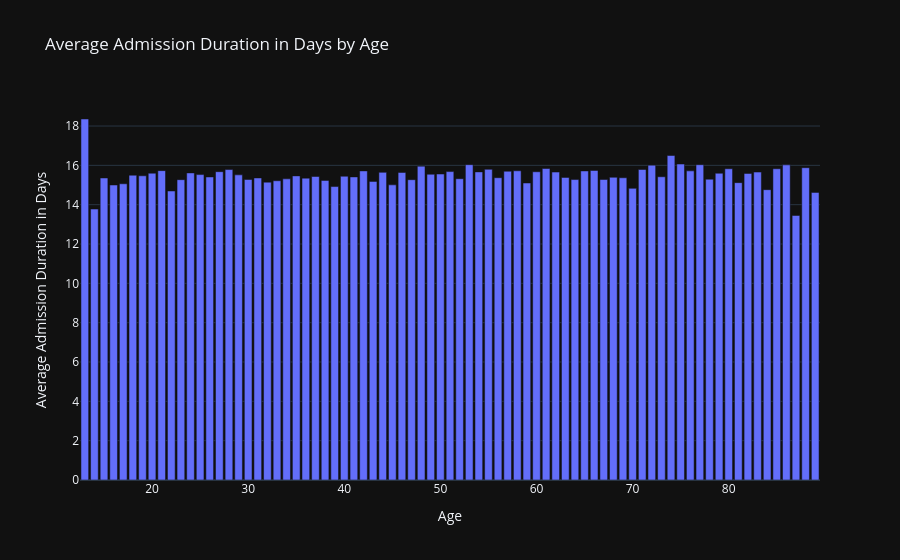

The code cell stored with this chart in its notebook:
### Code cell
data = hlth_df.groupby('Age')['Admission Duration Days'].mean().rename('Average Admission Duration in Days').reset_index()

fig = px.bar(data, x='Age', y='Average Admission Duration in Days', title="Average Admission Duration in Days by Age")

fig.show()

### Figure 1 — Plotly figure (JSON) as saved in the notebook; plotly's stock layout.template omitted (floating-point values rounded to 4 significant figures)
{"data": [{"hovertemplate": "Age=%{x}<br>Average Admission Duration in Days=%{y}<extra></extra>", "legendgroup": "", "marker": {"color": "#636efa", "pattern": {"shape": ""}}, "name": "", "orientation": "v", "showlegend": false, "textposition": "auto", "x": [13, 14, 15, 16, 17, 18, 19, 20, 21, 22, 23, 24, 25, 26, 27, 28, 29, 30, 31, 32, 33, 34, 35, 36, 37, 38, 39, 40, 41, 42, 43, 44, 45, 46, 47, 48, 49, 50, 51, 52, 53, 54, 55, 56, 57, 58, 59, 60, 61, 62, 63, 64, 65, 66, 67, 68, 69, 70, 71, 72, 73, 74, 75, 76, 77, 78, 79, 80, 81, 82, 83, 84, 85, 86, 87, 88, 89], "xaxis": "x", "y": [18.36, 13.78, 15.36, 15.0, 15.06, 15.5, 15.47, 15.6, 15.73, 14.7, 15.27, 15.62, 15.53, 15.41, 15.68, 15.79, 15.52, 15.28, 15.36, 15.15, 15.22, 15.31, 15.46, 15.35, 15.43, 15.24, 14.92, 15.45, 15.41, 15.72, 15.18, 15.64, 15.01, 15.64, 15.27, 15.96, 15.55, 15.56, 15.68, 15.32, 16.04, 15.67, 15.8, 15.37, 15.7, 15.72, 15.1, 15.67, 15.84, 15.66, 15.39, 15.28, 15.72, 15.74, 15.28, 15.39, 15.37, 14.83, 15.79, 16.01, 15.42, 16.5, 16.07, 15.72, 16.04, 15.3, 15.6, 15.83, 15.12, 15.59, 15.66, 14.76, 15.83, 16.02, 13.45, 15.88, 14.62], "yaxis": "y", "type": "bar"}], "layout": {"xaxis": {"anchor": "y", "domain": [0.0, 1.0], "title": {"text": "Age"}}, "yaxis": {"anchor": "x", "domain": [0.0, 1.0], "title": {"text": "Average Admission Duration in Days"}}, "legend": {"tracegroupgap": 0}, "title": {"text": "Average Admission Duration in Days by Age"}, "barmode": "relative"}}
